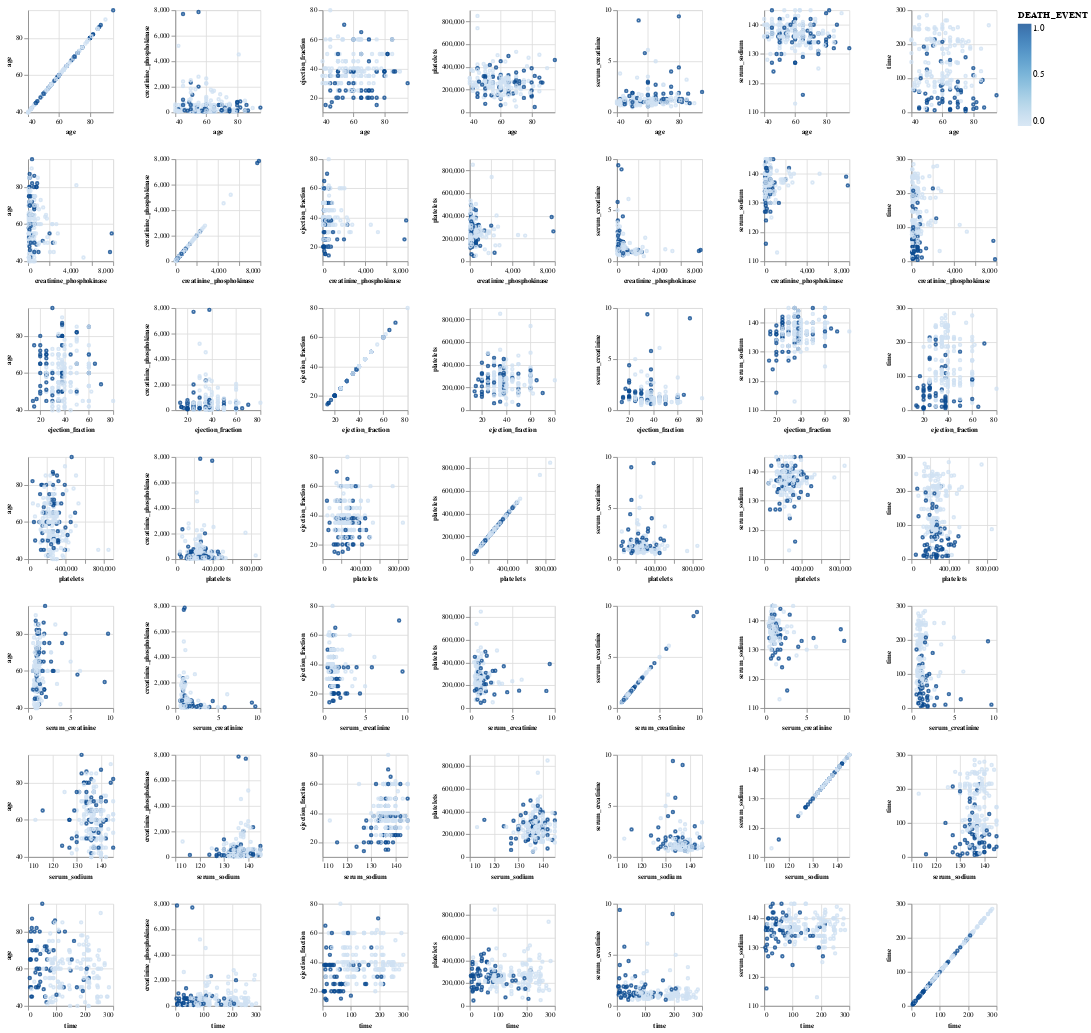

Write notebook code for a chart like this one.
### Markdown cell above
**Pairwise Correlation Plots**

### Code cell
numeric_cols=['age','creatinine_phosphokinase','ejection_fraction','platelets','serum_creatinine', 'serum_sodium','time']
pair = alt.Chart(train_df).mark_point(opacity=0.8, size=10).encode(
      alt.X(alt.repeat('row'), type='quantitative',
            scale=alt.Scale(zero=False)),
      alt.Y(alt.repeat('column'), type='quantitative',
            scale=alt.Scale(zero=False)),
      color='DEATH_EVENT'
).properties(
    width=100,
    height=120).repeat(
    column=numeric_cols,
    row=numeric_cols
).configure_axis(
    labelFontSize=8,
    titleFontSize=8
)


# Show the plot
pair

### Figure 1 — Vega-Lite specification as saved in the notebook (floating-point values rounded to 4 significant figures; data arrays with more than 128 entries replaced by an {"elided": "..."} marker saying what was removed)
{"$schema": "https://vega.github.io/schema/vega-lite/v4.8.1.json", "config": {"axis": {"labelFontSize": 8, "titleFontSize": 8}, "view": {"continuousHeight": 300, "continuousWidth": 400}}, "datasets": {"data-3b4e45c2e32fcd814cb34bbdd69d6a39": {"elided": "209 records"}}, "repeat": {"column": ["age", "creatinine_phosphokinase", "ejection_fraction", "platelets", "serum_creatinine", "serum_sodium", "time"], "row": ["age", "creatinine_phosphokinase", "ejection_fraction", "platelets", "serum_creatinine", "serum_sodium", "time"]}, "spec": {"data": {"name": "data-3b4e45c2e32fcd814cb34bbdd69d6a39"}, "encoding": {"color": {"field": "DEATH_EVENT", "type": "quantitative"}, "x": {"field": {"repeat": "row"}, "scale": {"zero": false}, "type": "quantitative"}, "y": {"field": {"repeat": "column"}, "scale": {"zero": false}, "type": "quantitative"}}, "height": 120, "mark": {"opacity": 0.8, "size": 10, "type": "point"}, "width": 100}}
